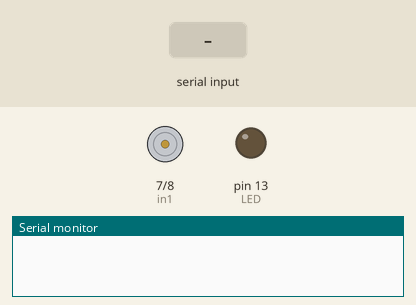
The sketch below on a simulated Arduino Uno, built with avr-gcc and run on an emulated ATmega328P. Shown: motor-driver pin pairs drawn as motors (green arrow = first pin HIGH = forward, orange = second pin HIGH = backward, longer = more drive, scaled by the enable pin), output pins drawn as LEDs (lit = HIGH), the last lines printed to the serial monitor. The test bench sets the inputs (shaded band).

Above: at 1.2 s.
1.3 s: "B" received over Serial
At 2.5 s:
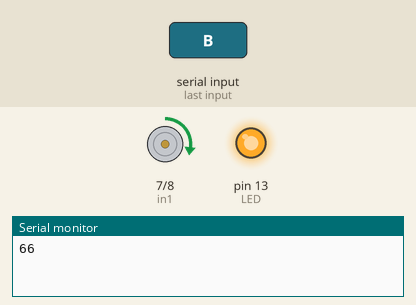
2.8 s: "N" received over Serial
At 3.6 s:
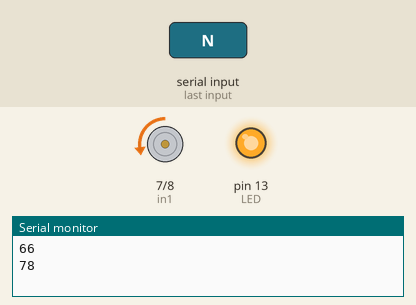
4.3 s: "1" received over Serial
At 4.8 s:
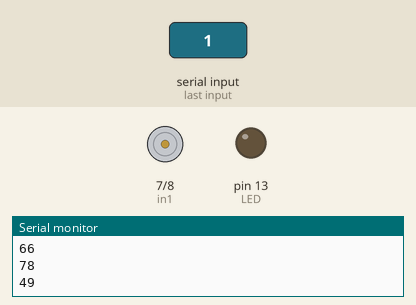
Timing chart, 0 to 7.3 s (numbered marks = the images above; inputs shaded):
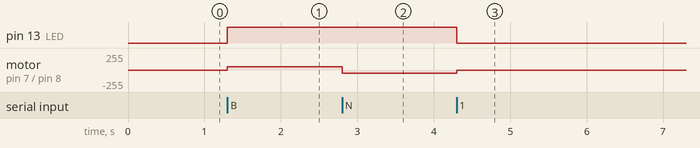

The sketch:

arduniocc.ino
```cpp
int in1 = 7;
int in2 = 8;
int enA = 9;
int motorSpeed = 50;
int LED = 13;

void setup() {
  // put your setup code here, to run once:
  Serial.begin(9600);
  pinMode(in1, OUTPUT);
  pinMode(in2, OUTPUT);
  pinMode(enA, OUTPUT);
  pinMode(LED, OUTPUT);
  analogWrite(enA, motorSpeed);
}

void loop() {
  // put your main code here, to run repeatedly:
  if (Serial.available() > 0) {
    int msg = Serial.read();
    Serial.println(msg);
    if (msg == 'B') {
      digitalWrite(in1, HIGH);
      digitalWrite(in2, LOW);
      digitalWrite(LED, HIGH);
    } else if (msg == 'N') {
      digitalWrite(in1, LOW);
      digitalWrite(in2, HIGH);
      digitalWrite(LED, HIGH);
    } else {
      digitalWrite(in1, LOW);
      digitalWrite(in2, LOW);
      digitalWrite(LED, LOW);
    }
  }
}
```

Measured:
- after the input at 1.3 s, pin 13 (LED): LOW → HIGH at once; motor on pin 7 (in1) / pin 8 (in2): stopped → forward 50/255 at once
- after the input at 2.8 s, motor on pin 7 (in1) / pin 8 (in2): forward 50/255 → backward 50/255 at once
- after the input at 4.3 s, pin 13 (LED): HIGH → LOW at once; motor on pin 7 (in1) / pin 8 (in2): backward 50/255 → stopped at once
